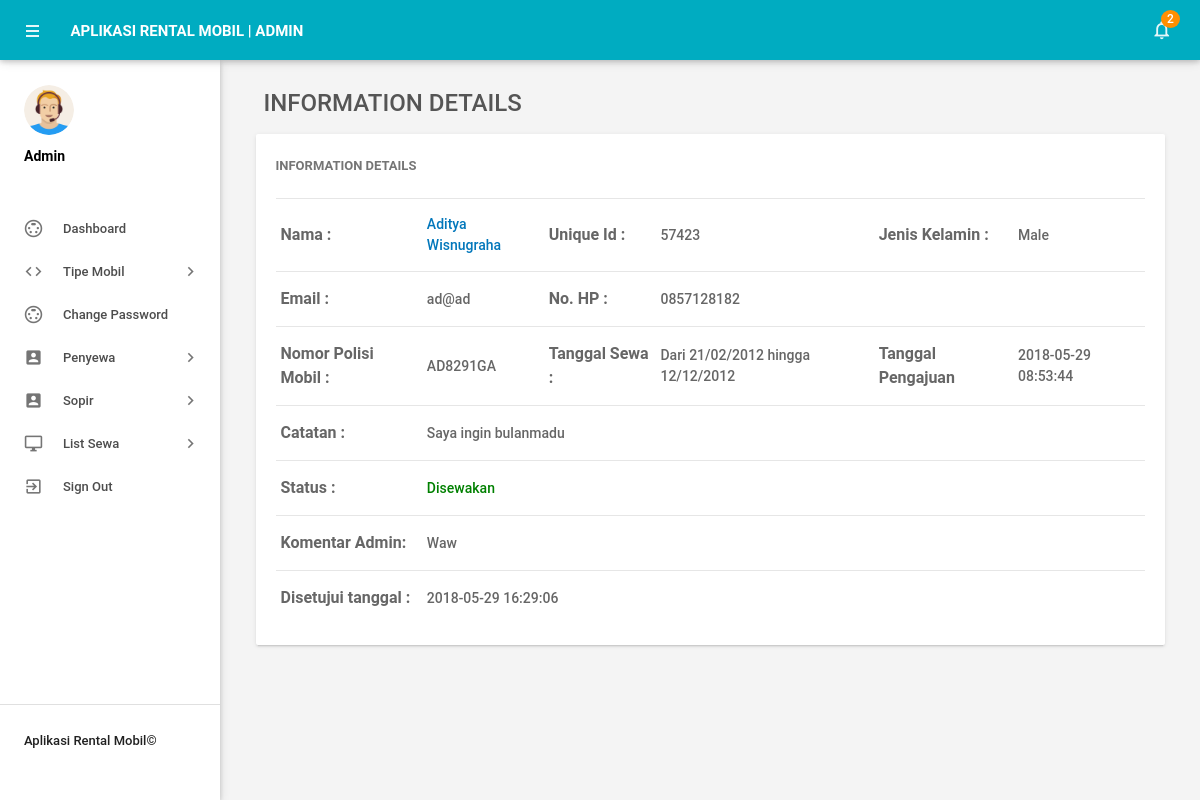
The page /admin/detail-sewa.php?idsewa=20 (signed in) on the database its author committed.
### tables this page shows
CREATE TABLE `tbltransaksi` (
  `id` int(11) NOT NULL,
  `NoPol` varchar(110) NOT NULL,
  `ToDate` varchar(120) NOT NULL,
  `FromDate` varchar(120) NOT NULL,
  `Description` mediumtext NOT NULL,
  `PostingDate` timestamp NOT NULL DEFAULT current_timestamp(),
  `AdminRemark` mediumtext DEFAULT NULL,
  `AdminRemarkDate` varchar(120) DEFAULT NULL,
  `Status` int(1) NOT NULL,
  `IsRead` int(1) NOT NULL,
  `idpenyewa` int(11) DEFAULT NULL
);

CREATE TABLE `tblpenyewa` (
  `id` int(11) NOT NULL,
  `UniqueId` varchar(100) NOT NULL,
  `FirstName` varchar(150) NOT NULL,
  `LastName` varchar(150) NOT NULL,
  `EmailId` varchar(200) NOT NULL,
  `Password` varchar(180) NOT NULL,
  `Gender` varchar(100) NOT NULL,
  `Dob` varchar(100) NOT NULL,
  `Address` varchar(255) NOT NULL,
  `City` varchar(200) NOT NULL,
  `Country` varchar(150) NOT NULL,
  `Phonenumber` char(11) NOT NULL,
  `Status` int(1) NOT NULL,
  `RegDate` timestamp NOT NULL DEFAULT current_timestamp()
);

### admin/detail-sewa.php (the view, shortened to what this page needs)
<?php
include('includes/config.php');
if(strlen($_SESSION['alogin'])==0)
    {
header('location:index.php');
}
else{
 ?>
<!DOCTYPE html>
<html lang="en">
    <head>
        <link type="text/css" rel="stylesheet" href="../assets/plugins/materialize/css/materialize.min.css"/>
        <link href="../assets/plugins/material-preloader/css/materialPreloader.min.css" rel="stylesheet">
        <link href="../assets/plugins/datatables/css/jquery.dataTables.min.css" rel="stylesheet">
                <link href="../assets/plugins/google-code-prettify/prettify.css" rel="stylesheet" type="text/css"/>
        <link href="../assets/css/alpha.min.css" rel="stylesheet" type="text/css"/>
        <link href="../assets/css/custom.css" rel="stylesheet" type="text/css"/>
    </head>
    <body>
       <?php include('includes/header.php');?>
       <?php include('includes/sidebar.php');?>
            <main class="mn-inner">
                <div class="row">
                    <div class="col s12">
                        <div class="page-title" style="font-size:24px;">Information Details</div>
                    </div>
                    <div class="col s12 m12 l12">
                        <div class="card">
                            <div class="card-content">
                                <span class="card-title">Information Details</span>
                                <table id="example" class="display responsive-table ">
                                    <tbody>
<?php
$lid=intval($_GET['idsewa']);
$sql = "SELECT tbltransaksi.id as lid,tblpenyewa.FirstName,tblpenyewa.LastName,tblpenyewa.UniqueId,tblpenyewa.id,tblpenyewa.Gender,tblpenyewa.Phonenumber,tblpenyewa.EmailId,tbltransaksi.NoPol,tbltransaksi.ToDate,tbltransaksi.FromDate,tbltransaksi.Description,tbltransaksi.PostingDate,tbltransaksi.Status,tbltransaksi.AdminRemark,tbltransaksi.AdminRemarkDate from tbltransaksi join tblpenyewa on tbltransaksi.idpenyewa=tblpenyewa.id where tbltransaksi.id=:lid";
$query = $dbh -> prepare($sql);
$query->bindParam(':lid',$lid,PDO::PARAM_STR);
$query->execute();
$results=$query->fetchAll(PDO::FETCH_OBJ);
$cnt=1;
if($query->rowCount() > 0)
{
foreach($results as $result)
{
      ?>
                                        <tr>
                                            <td style="font-size:16px;"> <b>Nama :</b></td>
                                              <td><a href="editemployee.php?empid=<?php echo htmlentities($result->id);?>" target="_blank">
                                                <?php echo htmlentities($result->FirstName." ".$result->LastName);?></a></td>
                                              <td style="font-size:16px;"><b>Unique Id :</b></td>
                                              <td><?php echo htmlentities($result->UniqueId);?></td>
                                              <td style="font-size:16px;"><b>Jenis Kelamin :</b></td>
                                              <td><?php echo htmlentities($result->Gender);?></td>
                                          </tr>
                                          <tr>
                                             <td style="font-size:16px;"><b>Email :</b></td>
                                            <td><?php echo htmlentities($result->EmailId);?></td>
                                             <td style="font-size:16px;"><b>No. HP :</b></td>
                                            <td><?php echo htmlentities($result->Phonenumber);?></td>
                                            <td>&nbsp;</td>
                                             <td>&nbsp;</td>
                                        </tr>
  <tr>
                                             <td style="font-size:16px;"><b>Nomor Polisi Mobil :</b></td>
                                            <td><?php echo htmlentities($result->NoPol);?></td>
                                             <td style="font-size:16px;"><b>Tanggal Sewa :</b></td>
                                            <td>Dari <?php echo htmlentities($result->FromDate);?> hingga <?php echo htmlentities($result->ToDate);?></td>
                                            <td style="font-size:16px;"><b>Tanggal Pengajuan</b></td>
                                           <td><?php echo htmlentities($result->PostingDate);?></td>
                                        </tr>
<tr>
                                             <td style="font-size:16px;"><b>Catatan : </b></td>
                                            <td colspan="5"><?php echo htmlentities($result->Description);?></td>
                                        </tr>
<tr>
<td style="font-size:16px;"><b>Status :</b></td>
<td colspan="5"><?php $stats=$result->Status;
if($stats==1){
?>
<span style="color: green">Disewakan</span>
 <?php } if($stats==2)  { ?>
<span style="color: red">Penuh</span>
<?php } if($stats==0)  { ?>
 <span style="color: blue">Pending</span>
 <?php } ?>
</td>
</tr>
<tr>
<td style="font-size:16px;"><b>Komentar Admin: </b></td>
<td colspan="5"><?php
if($result->AdminRemark==""){
  echo "Pending";
}
else{
echo htmlentities($result->AdminRemark);
}
?></td>
 </tr>
 <tr>
<td style="font-size:16px;"><b>Disetujui tanggal : </b></td>
<td colspan="5"><?php
if($result->AdminRemarkDate==""){
  echo "NA";
}
else{
echo htmlentities($result->AdminRemarkDate);
}
?></td>
 </tr>
                                         <?php $cnt++;} }?>
                                    </tbody>
                                </table>
                            </div>
                        </div>
                    </div>
                </div>
            </main>
        </div>
        <div class="left-sidebar-hover"></div>
    </body>
</html>
<?php } ?>

### rows shown on the page
tbltransaksi: idpenyewa.LastName "Aditya Wisnugraha", idpenyewa.UniqueId "57423", idpenyewa.Gender "Male", idpenyewa.EmailId "ad@ad", idpenyewa.Phonenumber "0857128182", NoPol "AD8291GA", FromDate "21/02/2012", ToDate "12/12/2012", PostingDate "2018-05-29 08:53:44", Description "Saya ingin bulanmadu", Status "Disewakan", AdminRemark "Waw", AdminRemarkDate "2018-05-29 16:29:06"

### other values the page prints
$unreadcount "2"
